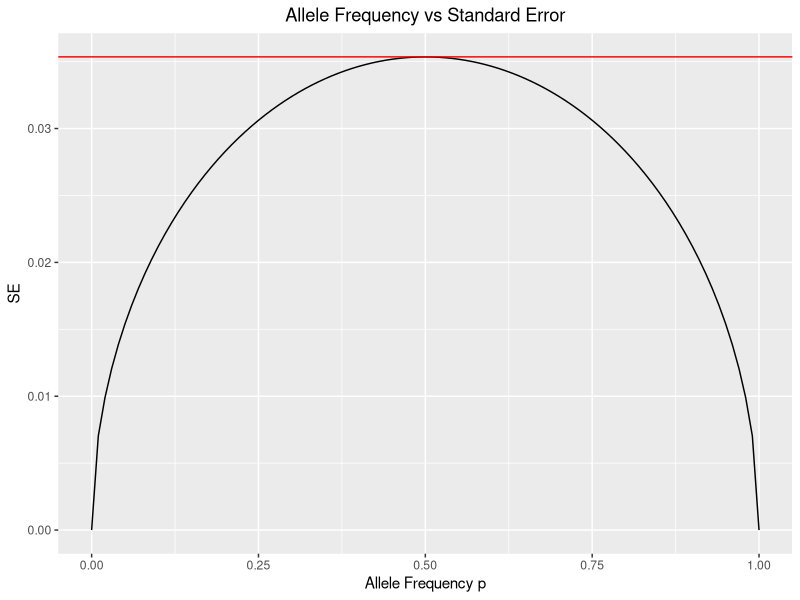
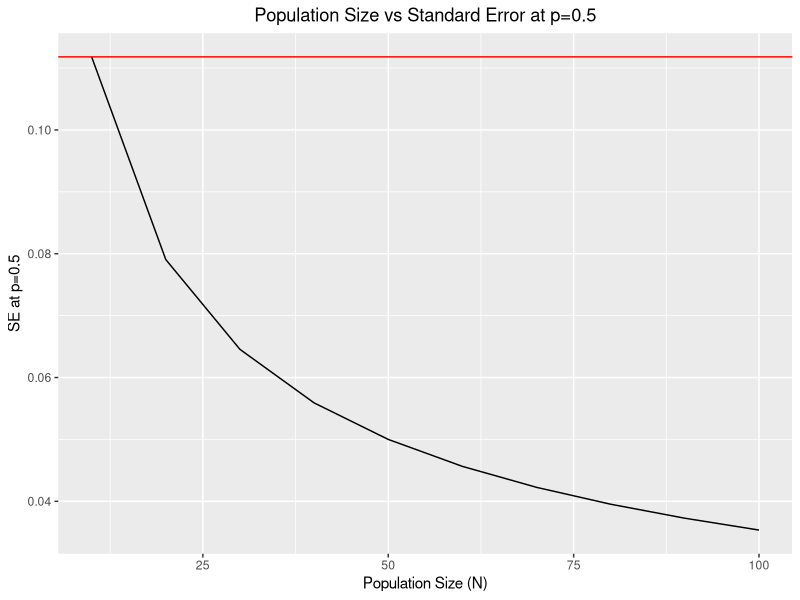

Here is the R script that generated these plots, in order:
## ---- chunk 1
library(tidyverse)
# Vector of allele frequency for allele A
p <-  seq(0,1,by=0.01) # Frequency p of A allele
N <- 100 # Population of N individuals
# vector to store standard errors


fun_p <- function(p,N){ # function to estimate the standard errors for each frequencies
  se <- c()
  for(i in 1:length(p)){
    se[i] <- sqrt((p[i]*(1-p[i]))/(2*N))
  }
  return(se)
}


SE <- fun_p(p=p,N=N)

df <- cbind(p,SE)
df <- as.data.frame(df,col.names=names("p","SE"))

# Plot of Allele Frequency p vs Standard Error
ggplot(df,aes(x=p,y=SE))+geom_line()+xlab("Allele Frequency p")+ylab("SE")+ggtitle("Allele Frequency vs Standard Error")+theme(plot.title = element_text(hjust = 0.5))+geom_hline(yintercept = max(SE),color="red")

#The horizontal red line determines the maximum value of SE.
## ---- chunk 2

p <- 0.5 # Set the p frequency to 0.5

N <-seq(10,100,by=10) # Create the N vector

fun_p <- function(p,N){ # function to estimate the standard errors for each population size
  se <- c()
  for(i in 1:length(N)){
    se[i] <- sqrt((p*(1-p))/(2*N[i]))
  }
  return(se)
}

SE <- fun_p(p=p,N=N)

df <- cbind(N, SE)
df <- as.data.frame(df,col.names=names("N","SE"))

# Plot of Allele Frequency p vs Standard Error
ggplot(df,aes(x=N,y=SE))+geom_line()+xlab("Population Size (N)")+ylab("SE at p=0.5")+ggtitle("Population Size vs Standard Error at p=0.5")+theme(plot.title = element_text(hjust = 0.5))+geom_hline(yintercept = max(SE),color="red")

#The horizontal red line determines the maximum value of SE.


